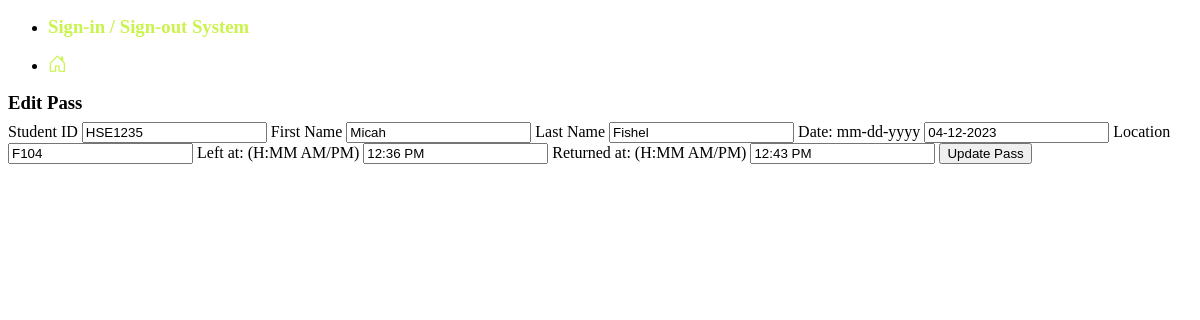
Screenshot of /edit/1 with the database file from the repository.
### tables this page shows
CREATE TABLE passes (
  id integer primary key autoincrement,
  student_id text,
  f_name text,
  l_name text,
  location text,
  pass_date date default(current_date),
  out_time time default(current_time),
  in_time time
);

### main.py (the view, shortened to what this page needs)
@app.route("/edit/<int:id>", methods=["GET", "POST"])
def edit_pass(id):
  data = q.get_pass_by_id(id)
  if data:
    if request.method == "GET":
      return render_template("editpass.html", data=data)
  else:
    flash("ERROR")
    return redirect("/")

### queries.py (called while the page is built)
def get_pass_by_id(id):
  sql = "SELECT * FROM passes WHERE id = ?"
  rows = db.execute(sql, id)
  if len(rows) == 1:
    return rows[0]
  else:
    return None

### templates/editpass.html
{% extends "base.html" %}
{% block content %}
<h3>Edit Pass</h3>
<form action="/edit/{{data.id}}" method="post">
  <label for="s_id">Student ID</label>
  <input type="text" name="student_id" id="s_id" value="{{ data.student_id }}" placeholder="Student ID">
  <label for="first">First Name</label>
    <input type="text" name="f_name" id="first" value="{{ data.f_name }}" placeholder="First">
  <label for="last">Last Name</label>
    <input type="text" name="l_name" id="last" value="{{ data.l_name }}" placeholder="Last">
  <label for="p_date">Date: mm-dd-yyyy</label>
    <input type="text" name="pass_date" id="p_date" value="{{ data.pass_date }}" placeholder="mm/dd/YYYY">
  <label for="loc">Location</label>
    <input type="text" name="location" id="loc" value="{{ data.location }}" placeholder="Location">
  <label for="out">Left at: (H:MM AM/PM)</label>
    <input type="text" name="out_time" id="out" value="{{ data.out_time }}" placeholder="H:MM AM/PM">
  <label for="back">Returned at: (H:MM AM/PM)</label>
  {% if data.in_time %}
    <input type="text" name="in_time" id="back" value="{{ data.in_time }}" placeholder="H:MM AM/PM">
  {% else %}
    <input type="text" name="in_time" id="back" placeholder="H:MM AM/PM">
  {% endif %}
  <input type="submit" value="Update Pass">
</form>
{% endblock %}

### static/style.css (style rules this page uses)
h1,h2,h3,h4,h5,h6 { margin:.5rem auto; }

### rows the page displays
passes: student_id "HSE1235", f_name "Micah", l_name "Fishel", pass_date "04-12-2023", location "F104", out_time "12:36 PM", in_time "12:43 PM"
